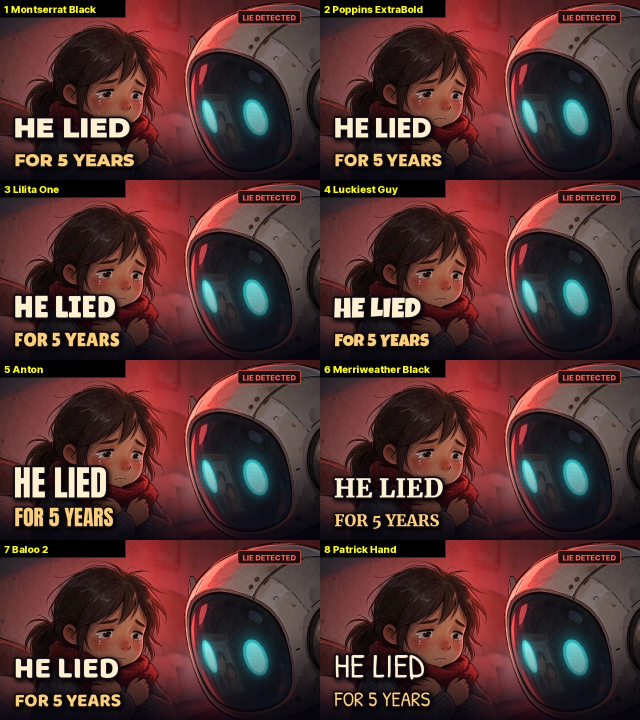
#> input picture story/brand/thumbnail_font_options.jpg, 1280 x 1440 px, given in place of logo_art.png, which was not available (shown at 1/2 size)
$ python make_brand2.py
#> lines starting #> are read from the running program, lines starting #| are printed output that depends on the picture; after the words box and inside, x2 and y2 are one past the last pixel; in counts of white or black regions, pixels touching at a corner belong together
"""Moonlit Tales kit from the painted art (brand/src/).  python3 brand/make_brand2.py"""
import numpy as np, cv2
from PIL import Image, ImageDraw, ImageFont, ImageFilter
import importlib.util
spec = importlib.util.spec_from_file_location('b1', 'brand/make_brand.py')
F = 'assets/fonts/'
SERIF, HAND, ROUND = F + 'amatic-sc-latin-700-normal.woff', F + 'amatic-sc-latin-700-normal.woff', F + 'fredoka-latin-600-normal.woff'
GOLD, CREAM, CYAN = (238, 202, 130), (250, 240, 220), (190, 225, 250)
OUT = 'brand/'
logo_art = Image.open('brand/src/logo_art.png').convert('RGB')
#> logo_art is the input picture: PIL image 1280x1440 RGB; mean R, G, B 80.1, 49, 47.5
art = Image.open('brand/src/banner_art.png').convert('RGB')
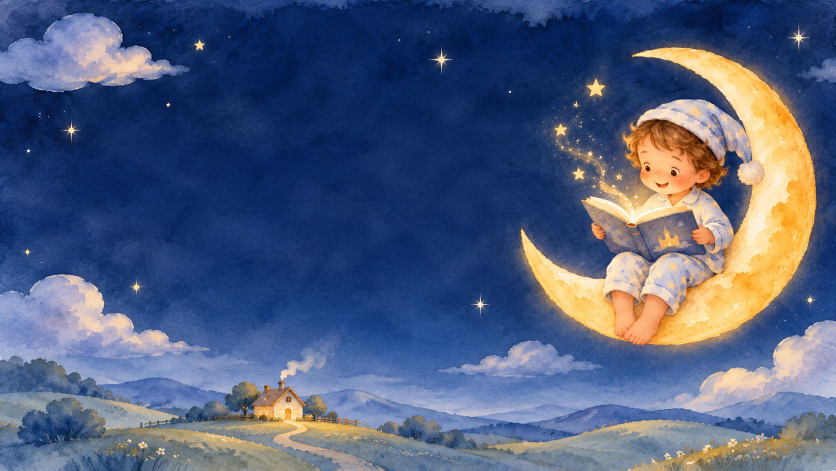
#> input picture story/brand/src/banner_art.png, 1672 x 941 px, found by its file name (shown at 1/2 size)
#> art is the input picture: PIL image 1672x941 RGB; mean R, G, B 79.9, 93.3, 124.6


def up(img, size):
    """Lanczos upscale + gentle sharpen."""
#> called with size = (800, 800)
    a = cv2.resize(np.asarray(img), size, interpolation=cv2.INTER_LANCZOS4)
    b = cv2.GaussianBlur(a, (0, 0), 1.2)
    return Image.fromarray(cv2.addWeighted(a, 1.35, b, -0.35, 0)).convert('RGBA')


def ornament(w):
    h = max(40, w // 9); a = np.zeros((h, w), np.float32); cy = h // 2; gap = int(h * 0.55)
    xs = np.arange(w); dd = np.abs(xs - w / 2); half = w / 2
    al = np.clip((dd - gap) / (h * 0.2), 0, 1) * np.clip(1 - (dd - gap) / (half - gap), 0, 1) ** 0.8
    th = max(1, h // 26)
    for k, wt in ((0, 1.0), (1, 0.5), (2, 0.15)):
        for sg in ((0,) if k == 0 else (-1, 1)):
            y = cy + sg * (th + k - 1) if k else cy
            a[y] = np.maximum(a[y], al * wt)
    arr = np.zeros((h, w, 4), np.uint8); arr[..., :3] = GOLD; arr[..., 3] = (a * 255).astype(np.uint8)
    im = Image.fromarray(arr, 'RGBA'); d = ImageDraw.Draw(im)
    r = h * 0.16
    d.polygon([(w / 2, cy - r), (w / 2 + r, cy), (w / 2, cy + r), (w / 2 - r, cy)], fill=GOLD + (255,))
    for sx in (-1, 1):
        x = w / 2 + sx * h * 0.42; r2 = h * 0.08
        d.polygon([(x, cy - r2), (x + r2, cy), (x, cy + r2), (x - r2, cy)], fill=GOLD + (230,))
    return im


def text(d, cx, y, s, font, fill, glow_im=None):
    w = d.textlength(s, font=font)
    if glow_im is not None:
        g = Image.new('RGBA', glow_im.size, (0, 0, 0, 0)); ImageDraw.Draw(g).text((cx - w / 2, y), s, font=font, fill=(10, 16, 45, 210))
        glow_im.alpha_composite(g.filter(ImageFilter.GaussianBlur(14)))
        d = ImageDraw.Draw(glow_im)
    d.text((cx - w / 2 + 3, y + 4), s, font=font, fill=(0, 0, 0, 110))
    d.text((cx - w / 2, y), s, font=font, fill=fill)


def title_block(img, cx, cy, scale):
    d = ImageDraw.Draw(img)
    ft = ImageFont.truetype(SERIF, int(230 * scale)); fs = ImageFont.truetype(HAND, int(84 * scale))
    text(d, cx, cy - 190 * scale, 'Moonlit Tales', ft, (246, 196, 82, 255), img)
    text(ImageDraw.Draw(img), cx, cy + 62 * scale, 'Bedtime stories for little dreamers', fs, CREAM + (255,), img)


# 1. logo 800 (+ round preview, watermark)
lg = up(logo_art, (800, 800)); lg.convert('RGB').save(OUT + 'moonlit_tales_logo_800.png')
circ = Image.new('L', (800, 800), 0); ImageDraw.Draw(circ).ellipse([0, 0, 799, 799], fill=255)
#> after `circ = Image.new('L', (800, 800), 0)`: circ: PIL image 800x800 L; every value is 0
#> after `ImageDraw.Draw(circ).ellipse([0, 0, 799, 799], fill=255)`:
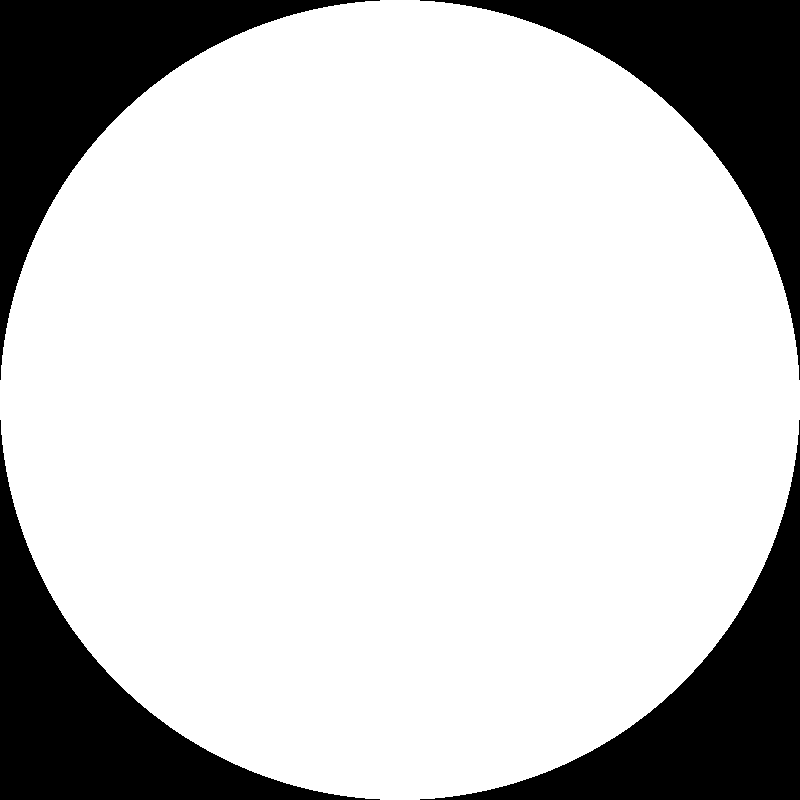
#> circ: PIL image 800x800 L; 78.5% white; 4 black regions, box (x1, y1, x2, y2) and area: (0, 0, 380, 380) 34365, (420, 0, 800, 380) 34365, (0, 420, 380, 800) 34365, (420, 420, 800, 800) 34365
rl = Image.new('RGBA', (800, 800), (0, 0, 0, 0)); rl.paste(lg, (0, 0), circ); rl.save(OUT + 'moonlit_tales_logo_round_preview.png')
#> after `rl = Image.new('RGBA', (800, 800), (0, 0, 0, 0))`: rl: PIL image 800x800 RGBA; every value is 0
wm = rl.resize((150, 150), Image.LANCZOS); wm.save(OUT + 'moonlit_tales_watermark_150.png')

# 2. banner 2560x1440: title in the open sky, inside the phone-safe area, left of the moon
W, H = 2560, 1440
ban = up(art, (W, H)); title_block(ban, 1010, H / 2, 1.0)
#> in text, `g = Image.new('RGBA', glow_im.size, (0, 0, 0, 0))`: g: PIL image 2560x1440 RGBA; every value is 0
ban.convert('RGB').save(OUT + 'moonlit_tales_banner_2560x1440.jpg', quality=94)
pv = ban.copy(); dp = ImageDraw.Draw(pv)
dp.rectangle([(W - 1546) / 2, (H - 423) / 2, (W + 1546) / 2, (H + 423) / 2], outline=(255, 80, 80, 255), width=6)
pv.convert('RGB').resize((1280, 720)).save(OUT + 'banner_safe_area_preview.jpg', quality=88)

# 3. intro card 1920x1080
W, H = 1920, 1080
ic = up(art, (W, H)); d = ImageDraw.Draw(ic)
text(d, 760, H / 2 - 190, 'Moonlit Tales', ImageFont.truetype(SERIF, 210), (246, 196, 82, 255), ic)
#> in text (call 3), `g = Image.new('RGBA', glow_im.size, (0, 0, 0, 0))`: g: PIL image 1920x1080 RGBA; every value is 0

text(ImageDraw.Draw(ic), 760, H / 2 + 50, 'presents', ImageFont.truetype(HAND, 84), CREAM + (255,), ic)
ic.convert('RGB').save(OUT + 'moonlit_tales_intro_card_1920x1080.jpg', quality=94)

# 4. end screen 1920x1080: softened art, two video slots on the left, subscribe spot under the moon
es = up(art, (W, H))
dim = Image.new('RGBA', (W, H), (8, 14, 40, 0)); a = np.zeros((H, W), np.float32)
a[:, :] = np.clip(1.15 - np.linspace(0, 1, W)[None, :] * 1.2, 0.15, 0.75) * 255
dim.putalpha(Image.fromarray(a.astype(np.uint8))); es.alpha_composite(dim)
#> after `dim.putalpha(Image.fromarray(a.astype(np.uint8)))`:
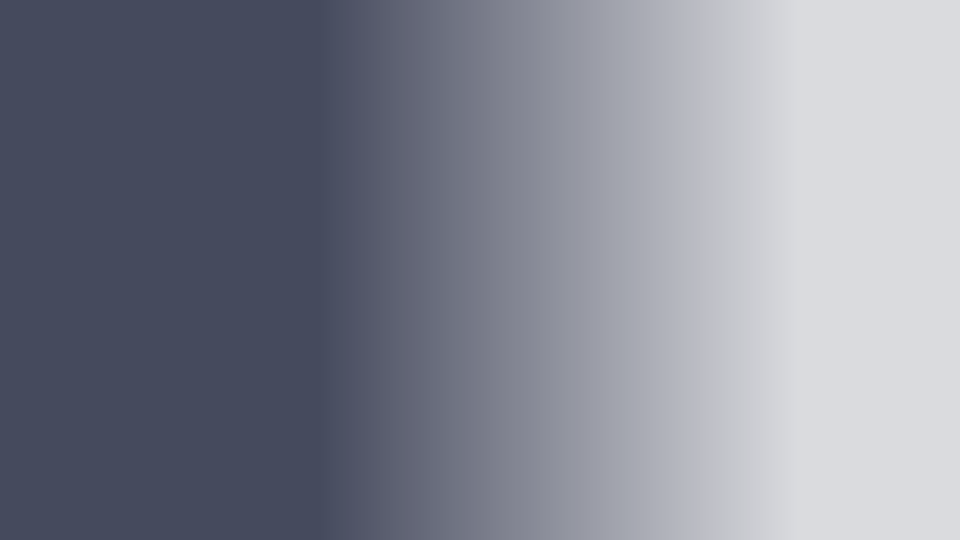
#> dim: PIL image 1920x1080 RGBA (shown at 1/2 size); mean R, G, B, A 8, 14, 40, 127.1; transparent parts drawn white
#> after `dim.putalpha(Image.fromarray(a.astype(np.uint8)))`:
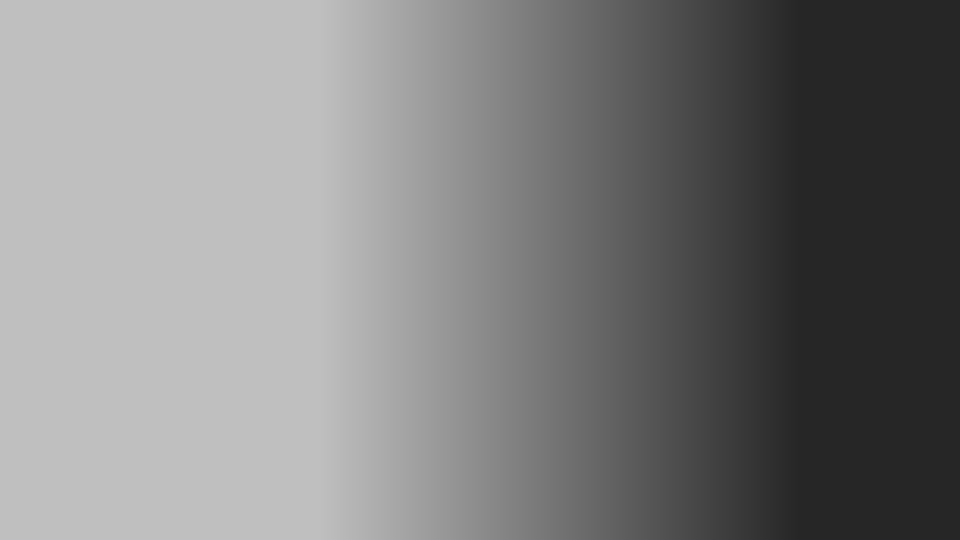
#> a: shape (1080, 1920) float32 (shown at 1/2 size); min 38.25, max 191.2, mean 127.5
d = ImageDraw.Draw(es)
text(d, 600, 50, 'Thank you for watching', ImageFont.truetype(SERIF, 110), (246, 196, 82, 255), es)

d = ImageDraw.Draw(es)
for y in (255, 610):
    d.rounded_rectangle([340, y, 340 + 520, y + 293], 22, outline=GOLD + (220,), width=4)
text(d, 600, 975, 'A new bedtime story every week', ImageFont.truetype(HAND, 66), CREAM + (255,), es)
#> in text (call 6), `ImageDraw.Draw(g).text((cx - w / 2, y), s, font=font, fill=(10, 16, 45`:
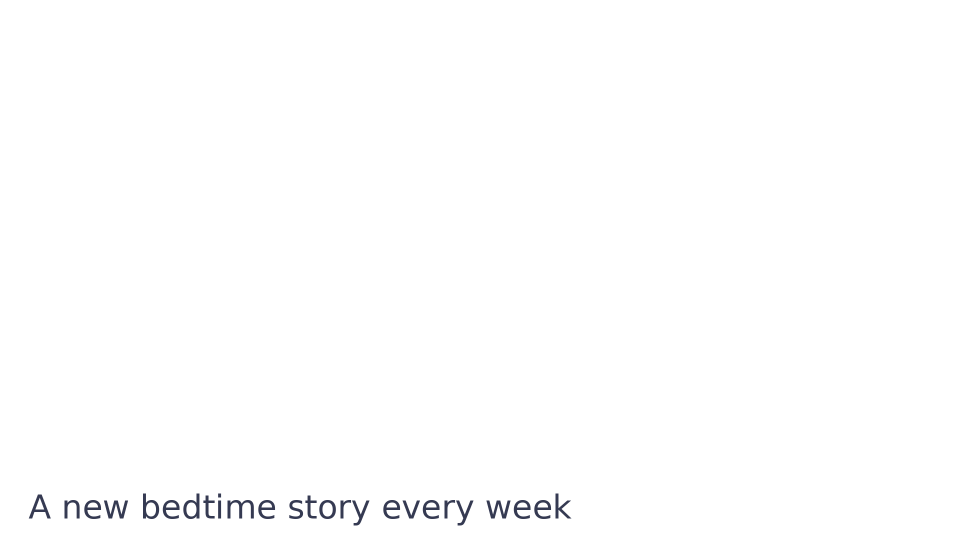
#> g: PIL image 1920x1080 RGBA (shown at 1/2 size); mean R, G, B, A 0.1, 0.1, 0.4, 1.4; transparent parts drawn white
es.convert('RGB').save(OUT + 'moonlit_tales_end_screen_1920x1080.jpg', quality=94)
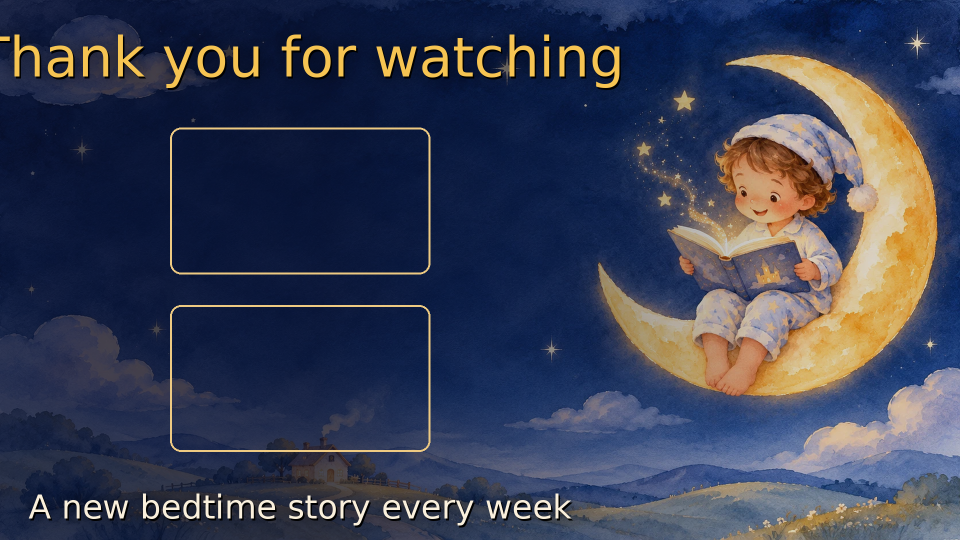
#> saved as moonlit_tales_end_screen_1920x1080.jpg: PIL image 1920x1080 RGB (shown at 1/2 size); mean R, G, B 56.6, 62.1, 83.1

# 5. ornament
ornament(1600).save(OUT + 'moonlit_tales_ornament.png')
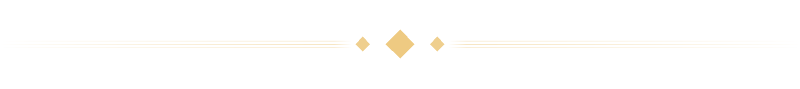
#> saved as moonlit_tales_ornament.png: PIL image 1600x177 RGBA (shown at 1/2 size); mean R, G, B, A 238, 202, 130, 3.8; transparent parts drawn white
print('done')
